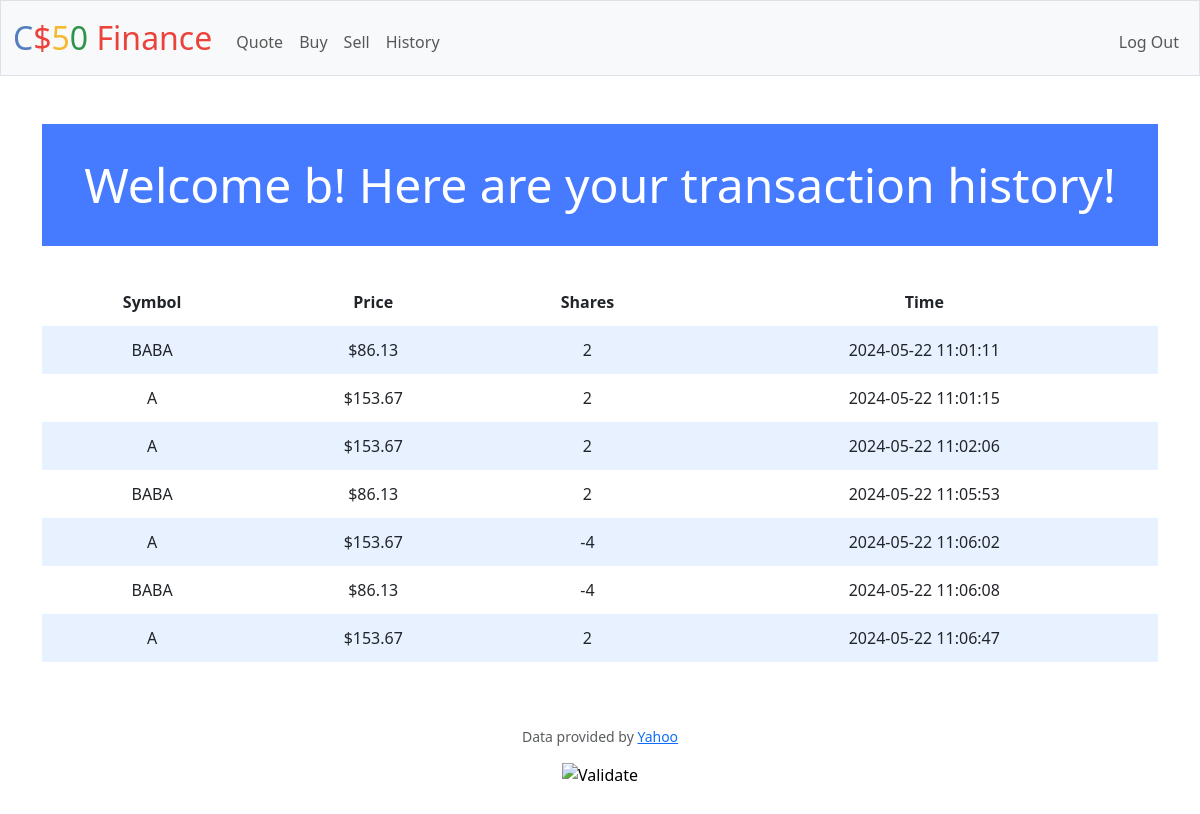
Page /history (signed in) on the earlier database version.
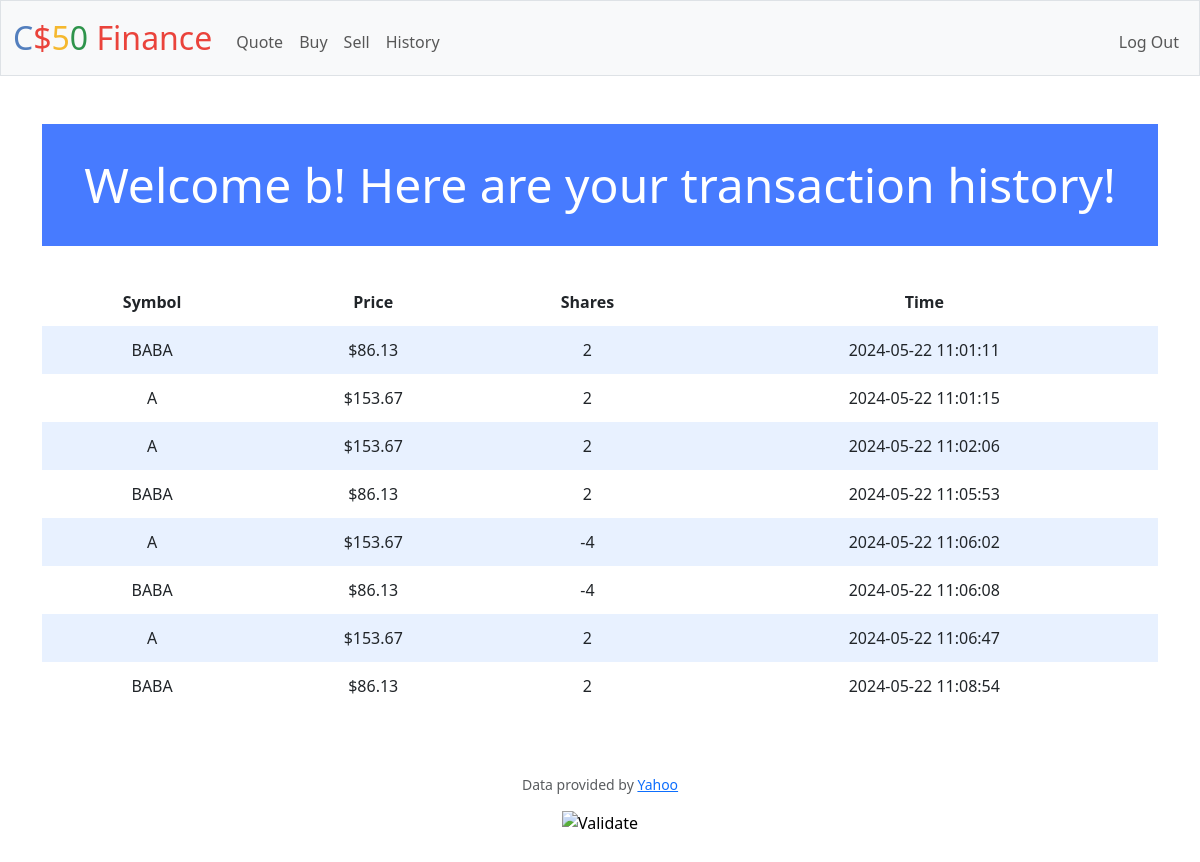
Same page on the later database version.
### tables this page shows
CREATE TABLE history (
    user_id INTEGER NOT NULL,
    symbol TEXT NOT NULL,
    price REAL NOT NULL,
    shares INTEGER NOT NULL,
    cash REAL NOT NULL,
    time TIMESTAMP NOT NULL,
    FOREIGN KEY (user_id) REFERENCES users(id)
    );

### app.py (the view)
@app.route("/history")
@login_required
def history():
    user_id = session["user_id"]
    username = db.execute("SELECT username FROM users WHERE id = ?", user_id)[0]["username"]
    stocks = db.execute("SELECT symbol, price, shares, time FROM history WHERE user_id = ?", user_id)
    if stocks:
        for stock in stocks:
            stock["price"] = usd(stock["price"])
        return render_template("history.html", stocks = stocks, username=username)

### app.py (called while the page is built)
@app.after_request
def after_request(response):
    response.headers["Cache-Control"] = "no-cache, no-store, must-revalidate"
    response.headers["Expires"] = 0
    response.headers["Pragma"] = "no-cache"
    return response

### helpers.py (called while the page is built)
def login_required(f):
    @wraps(f)
    def decorated_function(*args, **kwargs):
        if session.get("user_id") is None:
            return redirect("/login")
        return f(*args, **kwargs)
    return decorated_function

def usd(value):
    return f"${value:,.2f}"

### templates/history.html (shortened to what this page needs)
{% extends "layout.html" %}
{% block main %}
    <h1>Welcome {{ username }}! Here are your transaction history!</h1>
    <table>
        <thead>
            <th>Symbol</th>
            <th>Price</th>
            <th>Shares</th>
            <th>Time</th>
        </thead>
        <tbody>
            {% for stock in stocks %}
                <tr>
                    <td>{{ stock.symbol }}</td>
                    <td>{{ stock.price }}</td>
                    <td>{{ stock.shares }}</td>
                    <td>{{ stock.time }}</td>
                </tr>
            {% endfor %}
        </tbody>
    </table>
{% endblock %}

### templates/layout.html (shortened to what this page needs)
<!DOCTYPE html>
<html lang="en">
    <head>
        <link href="https://cdn.jsdelivr.net/npm/bootstrap@5.3.3/dist/css/bootstrap.min.css" rel="stylesheet">
        <link href="/static/styles.css" rel="stylesheet">
    </head>
    <body>
        <nav class="bg-light border navbar navbar-expand-md navbar-light">
            <div class="container-fluid">
                <a class="navbar-brand" href="/"><span class="blue">C</span><span class="red">$</span><span class="yellow">5</span><span class="green">0</span> <span class="red">Finance</span></a>
                <div class="collapse navbar-collapse" id="navbar">
                    {% if session["user_id"] %}
                        <ul class="navbar-nav me-auto mt-2">
                            <li class="nav-item"><a class="nav-link" href="/quote">Quote</a></li>
                            <li class="nav-item"><a class="nav-link" href="/buy">Buy</a></li>
                            <li class="nav-item"><a class="nav-link" href="/sell">Sell</a></li>
                            <li class="nav-item"><a class="nav-link" href="/history">History</a></li>
                        </ul>
                        <ul class="navbar-nav ms-auto mt-2">
                            <li class="nav-item"><a class="nav-link" href="/logout">Log Out</a></li>
                        </ul>
                    {% else %}
                        <ul class="navbar-nav ms-auto mt-2">
                            <li class="nav-item"><a class="nav-link" href="/register">Register</a></li>
                            <li class="nav-item"><a class="nav-link" href="/login">Log In</a></li>
                        </ul>
                    {% endif %}
                </div>
            </div>
        </nav>
        <main class="container py-5 text-center">
            {% block main %}{% endblock %}
        </main>
        <footer class="mb-5">
            <p class="mb-3 small text-center text-muted">
                Data provided by <a href="https://finance.yahoo.com/">Yahoo</a>
            </p>
            <form action="https://validator.w3.org/check" class="text-center" enctype="multipart/form-data" method="post" target="_blank">
                <input alt="Validate" src="/static/I_heart_validator.png" type="image">
            </form>
        </footer>
    </body>
</html>

### static/styles.css (style rules this page uses)
nav .navbar-brand { font-size: xx-large; }
nav .navbar-brand .blue { color: #537fbe; }
nav .navbar-brand .red { color: #ea433b; }
nav .navbar-brand .yellow { color: #f5b82e; }
nav .navbar-brand .green { color: #2e944b; }
h1 { background-color: #477bff; color: #fff; font-size: 48px; margin-bottom: 2rem; padding: 2rem 1rem; text-align: center; }
table { background-color: transparent; margin-bottom: 1rem; width: 100%; }
table th, table td { padding: 0.75rem; vertical-align: middle; }
tbody tr:nth-of-type(odd) { background-color: rgb(179, 208, 255, 0.3) }

Differences in the rows shown:
added history: symbol "BABA", price "$86.13", shares "2", time "2024-05-22 11:08:54"
